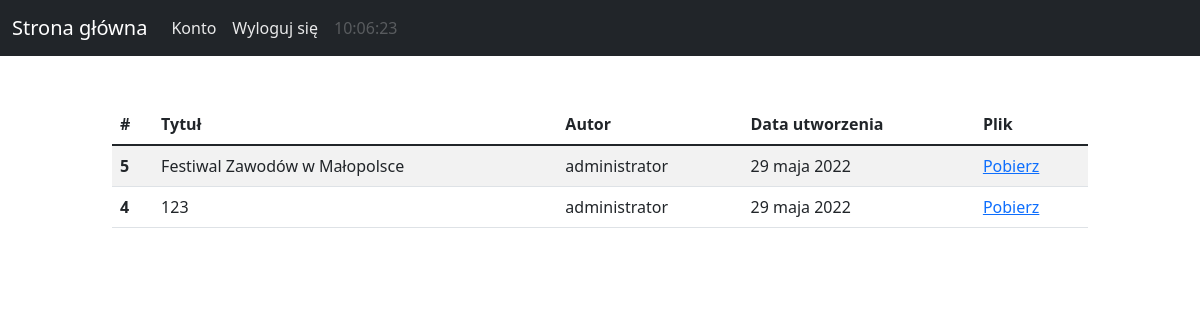
The app's page /kola/ (signed in) with its own data.
### kola/models.py (models this page shows, shortened)
class Upload(models.Model):
    title = models.CharField(max_length=128, verbose_name="Tytuł")
    author = models.ForeignKey(Author, on_delete=models.SET_NULL, null=True, verbose_name="Autor")
    created = models.DateField(null=True, verbose_name="Utworzone")
    file = models.FileField()
    class Meta:
        verbose_name = 'Artykuł'
        verbose_name_plural = 'Artykuły'

class Author(models.Model):
    author = models.CharField(max_length=64, verbose_name="Autor")
    def __str__(self):
        return str(self.author)
    class Meta:
        verbose_name = 'Autor'
        verbose_name_plural = 'Autorzy'

### kola/views.py (the view)
# urls.py: path('', views.kola, name="kola-main"),
@login_required
def kola(request):
    uploads = { 'uploads': Upload.objects.all().order_by('-id') }
    return render(request, 'kola/main.html', uploads)

### kola/templates/kola/main.html (shortened to what this page needs)
{% extends "kola/layout.html" %}
{% block content %}
    <table class="table table-striped table-hover">
        <thead>
            <tr>
                <th scope="col">#</th>
                <th scope="col">Tytuł</th>
                <th scope="col">Autor</th>
                <th scope="col">Data utworzenia</th>
                <th scope="col">Plik</th>
            </tr>
        </thead>
        <tbody>
            {% for upload in uploads %}
                <tr>
                    <th scope="row">{{ upload.id }}</th>
                    <td>{{ upload.title }}</td>
                    <td>{{ upload.author }}</td>
                    <td>{{ upload.created }}</td>
                    <td><a href="{{ upload.file.url }}">Pobierz</a></td>
                </tr>
            {% endfor %}
        </tbody>
    </table>
{% endblock %}

### records on screen
Upload: id "5", title "Festiwal Zawodów w Małopolsce", author "administrator", created "29 maja 2022"
Upload: id "4", title "123", author "administrator", created "29 maja 2022"
